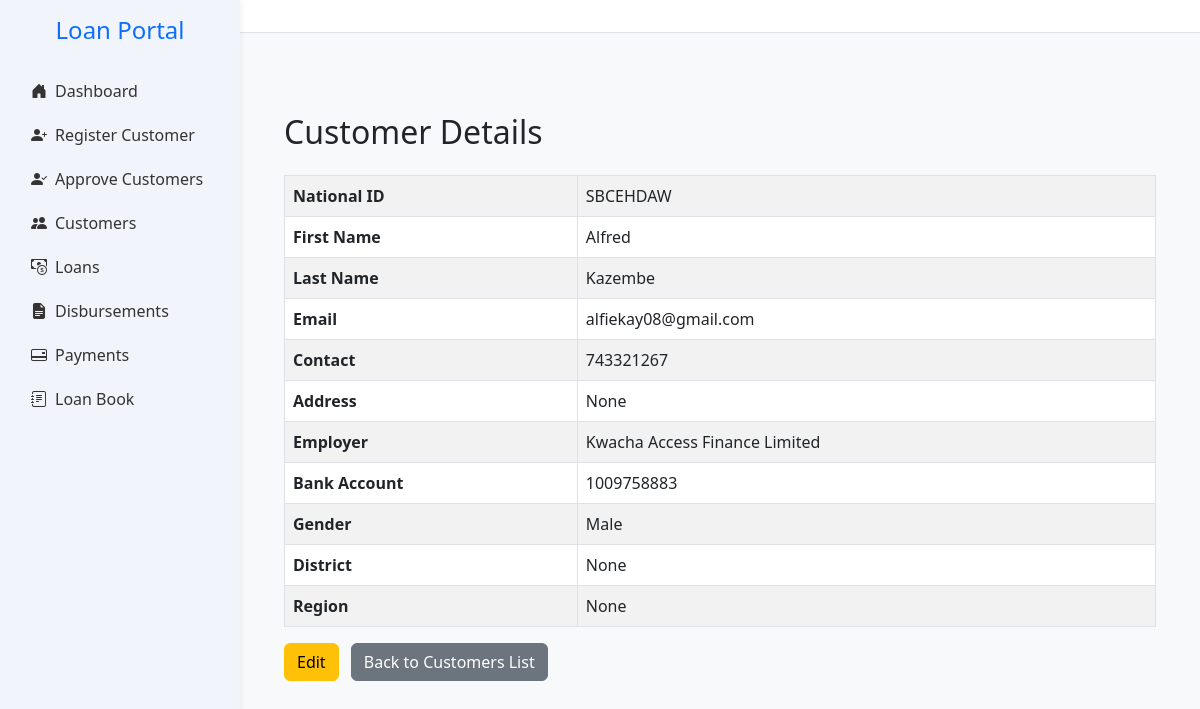
/customer/1, run on an earlier commit of the app's database.
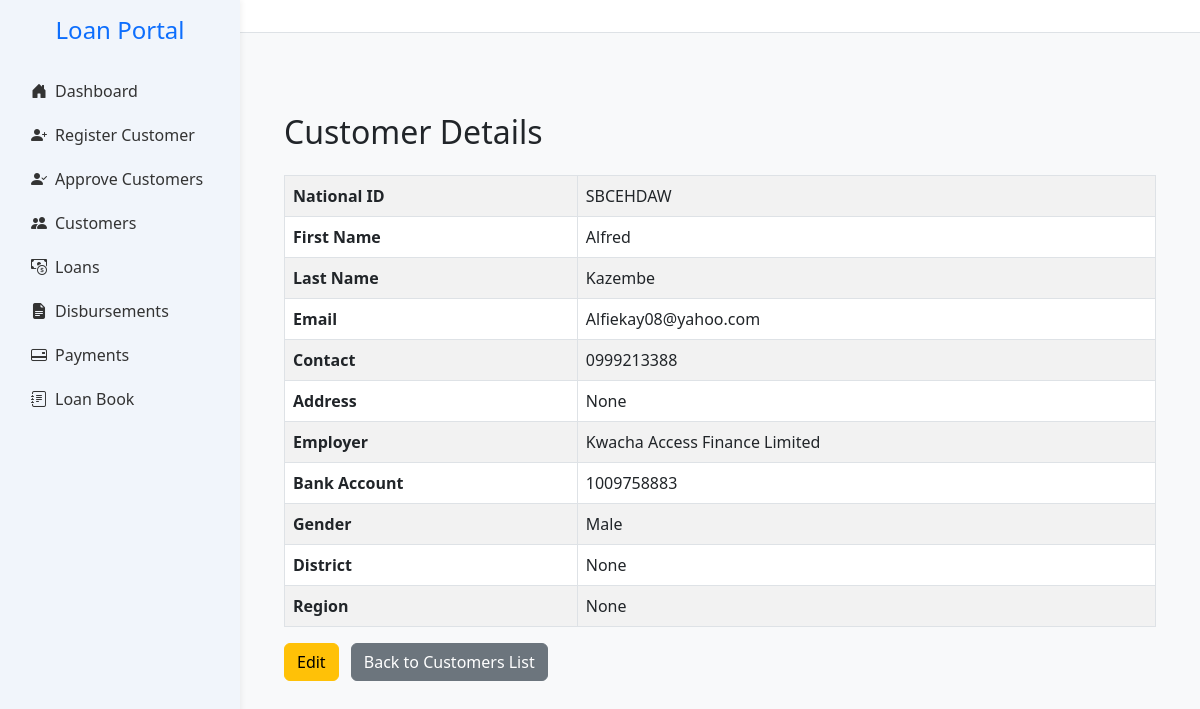
And on a later commit of the database.
### app.py (models this page shows, shortened)
class Customer(db.Model):
    __tablename__ = 'customers'
    id = db.Column(db.Integer, primary_key=True)
    national_id = db.Column(db.String(20), unique=True, nullable=False)
    first_name = db.Column(db.String(100), nullable=False)
    last_name = db.Column(db.String(100), nullable=False)
    gender = db.Column(db.String(10))
    dob = db.Column(db.String(20))
    title = db.Column(db.String(20))
    email = db.Column(db.String(100), nullable=False)
    contact = db.Column(db.String(20))
    address = db.Column(db.String(255))
    next_of_kin_name = db.Column(db.String(20),nullable=False)
    next_of_kin_relationship = db.Column(db.String(20),nullable=False)
    next_of_kin_contact = db.Column(db.String(20))
    employer = db.Column(db.String(100), nullable=False)
    job_title = db.Column(db.String(100))
    salary = db.Column(db.Float)
    service_length = db.Column(db.String(50))
    bank_name = db.Column(db.String(100))
    bank_account = db.Column(db.String(20), nullable=False)
    salary_deposited = db.Column(db.String(10))
    district = db.Column(db.String(100))
    region = db.Column(db.String(100))
    amount_requested = db.Column(db.Float)
    status = db.Column(db.String(20), default='pending')
    is_approved_for_creation = db.Column(db.Boolean, default=False)
    maker_id = db.Column(db.Integer, nullable=False)
    checker_id = db.Column(db.Integer)
    is_approved_for_deletion = db.Column(db.Boolean, default=False)
    file_number = db.Column(db.String(20))
    created_at = db.Column(db.DateTime, default=datetime.utcnow)
    loans = db.relationship('LoanApplication', back_populates='customer')

### app.py (the view)
@app.route('/customer/<int:customer_id>')
def view_customer(customer_id):
    customer = Customer.query.get_or_404(customer_id)
    return render_template('view_customer.html', customer=customer)

### templates/view_customer.html (shortened to what this page needs)
<!DOCTYPE html>
<html lang="en">
<head>
    <link rel="stylesheet" href="https://stackpath.bootstrapcdn.com/bootstrap/4.5.2/css/bootstrap.min.css">
</head>
<body>
    {% extends 'base.html' %}
    {% block content %}
    <div class="container mt-5">
        <h2 class="mb-4">Customer Details</h2>
        <table class="table table-striped table-bordered">
            <tr><th>National ID</th><td>{{ customer.national_id }}</td></tr>
            <tr><th>First Name</th><td>{{ customer.first_name }}</td></tr>
            <tr><th>Last Name</th><td>{{ customer.last_name }}</td></tr>
            <tr><th>Email</th><td>{{ customer.email }}</td></tr>
            <tr><th>Contact</th><td>{{ customer.contact }}</td></tr>
            <tr><th>Address</th><td>{{ customer.address }}</td></tr>
            <tr><th>Employer</th><td>{{ customer.employer }}</td></tr>
            <tr><th>Bank Account</th><td>{{ customer.bank_account }}</td></tr>
            <tr><th>Gender</th><td>{{ customer.gender }}</td></tr>
            <tr><th>District</th><td>{{ customer.district }}</td></tr>
            <tr><th>Region</th><td>{{ customer.region }}</td></tr>
        </table>
        <a href="{{ url_for('edit_customer', customer_id=customer.id) }}" class="btn btn-warning">Edit</a>
        <a href="{{ url_for('customers') }}" class="btn btn-secondary ml-2">Back to Customers List</a>
    </div>
    {% endblock %}

What changed in the data, as far as the page shows it:
changed Customer "SBCEHDAW": email "alfiekay08@gmail.com" → "Alfiekay08@yahoo.com"; contact "743321267" → "0999213388"
